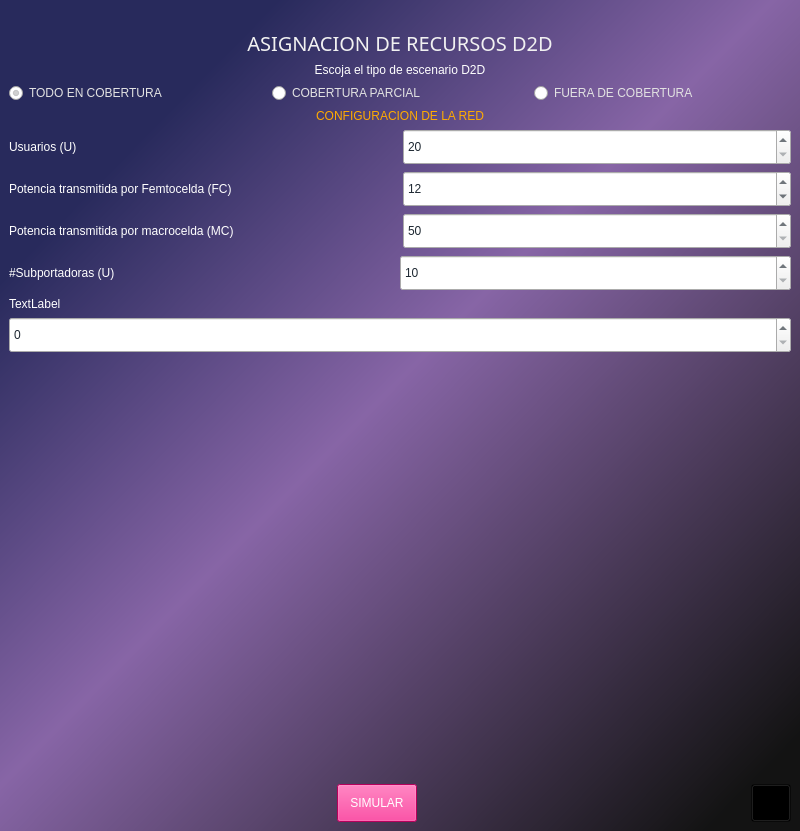
<?xml version="1.0" encoding="UTF-8"?>
<ui version="4.0">
 <class>MainWindow</class>
 <widget class="QMainWindow" name="MainWindow">
  <property name="geometry">
   <rect>
    <x>0</x>
    <y>0</y>
    <width>800</width>
    <height>831</height>
   </rect>
  </property>
  <property name="maximumSize">
   <size>
    <width>16777215</width>
    <height>16777215</height>
   </size>
  </property>
  <property name="windowTitle">
   <string>MainWindow</string>
  </property>
  <property name="styleSheet">
   <string notr="true"> #MainWindow{
font: 15pt &quot;Franklin Gothic Medium&quot;;
background-color: rgb(85, 85, 127);
}
/*
background-color: qlineargradient(spread:pad, x1:0, y1:0, x2:0.931, y2:0.951087, stop:0.0788177 rgba(43, 176, 167, 255), stop:0.586207 rgba(55, 80, 132, 255), stop:0.970443 rgba(19, 19, 19, 255));
*/
#centralwidget {
background-color: qlineargradient(spread:pad, x1:0, y1:0, x2:0.931, y2:0.951087, stop:0.182266 rgba(40, 42, 92, 255), stop:0.507389 rgba(135, 101, 166, 255), stop:1 rgba(19, 19, 19, 255));
}
QLabel {
color: rgb(255, 255, 255);
}

/* Titulo */
#title {
color: rgb(241, 241, 241);
}
/*Etiiquetas*/

QLabel {
font: 15pt &quot;Franklin Gothic Medium&quot;;
}
#labelData{
color: rgb(255, 170, 0);
}
/* Radio buttons*/
QRadioButton {
font: 11pt &quot;Franklin Gothic Medium&quot;;
color: rgb(226, 226, 226);
}
/*Emtradas*/
QSpinBox {
height: 30px;
color: rgb(30,40,50);
font: 20pt &quot;Franklin Gothic Medium&quot;;

}

/**/
QPushButton {
height:30px;
font: 15pt &quot;Franklin Gothic Medium&quot;;
	background-color: rgb(255, 0, 127);
	color: rgb(255, 255, 255);
}
#playBtn {
background:transparent;
}</string>
  </property>
  <property name="iconSize">
   <size>
    <width>50</width>
    <height>50</height>
   </size>
  </property>
  <widget class="QWidget" name="centralwidget">
   <layout class="QVBoxLayout" name="verticalLayout_2" stretch="0,0,0,1,1,0,0,0,0,0,1,0">
    <item>
     <spacer name="verticalSpacer_2">
      <property name="orientation">
       <enum>Qt::Vertical</enum>
      </property>
      <property name="sizeHint" stdset="0">
       <size>
        <width>20</width>
        <height>40</height>
       </size>
      </property>
     </spacer>
    </item>
    <item>
     <widget class="QLabel" name="image">
      <property name="maximumSize">
       <size>
        <width>3000</width>
        <height>200</height>
       </size>
      </property>
      <property name="pixmap">
       <pixmap>../../avance5/asset/antena-radio.jpg</pixmap>
      </property>
      <property name="scaledContents">
       <bool>true</bool>
      </property>
     </widget>
    </item>
    <item>
     <widget class="QLabel" name="title">
      <property name="sizeIncrement">
       <size>
        <width>0</width>
        <height>0</height>
       </size>
      </property>
      <property name="font">
       <font>
        <family>Franklin Gothic Medium</family>
        <pointsize>15</pointsize>
        <weight>50</weight>
        <italic>false</italic>
        <bold>false</bold>
       </font>
      </property>
      <property name="text">
       <string>ASIGNACION DE RECURSOS D2D</string>
      </property>
      <property name="alignment">
       <set>Qt::AlignCenter</set>
      </property>
     </widget>
    </item>
    <item>
     <widget class="QLabel" name="label_2">
      <property name="text">
       <string>Escoja el tipo de escenario D2D</string>
      </property>
      <property name="alignment">
       <set>Qt::AlignCenter</set>
      </property>
     </widget>
    </item>
    <item>
     <layout class="QHBoxLayout" name="horizontalLayout_6">
      <item>
       <widget class="QRadioButton" name="selector1">
        <property name="text">
         <string>TODO EN COBERTURA</string>
        </property>
        <property name="checkable">
         <bool>true</bool>
        </property>
        <property name="checked">
         <bool>true</bool>
        </property>
       </widget>
      </item>
      <item>
       <widget class="QRadioButton" name="selector2">
        <property name="text">
         <string>COBERTURA PARCIAL</string>
        </property>
       </widget>
      </item>
      <item>
       <widget class="QRadioButton" name="selector3">
        <property name="text">
         <string>FUERA DE COBERTURA</string>
        </property>
       </widget>
      </item>
     </layout>
    </item>
    <item>
     <widget class="QLabel" name="labelData">
      <property name="text">
       <string>CONFIGURACION DE LA RED</string>
      </property>
      <property name="alignment">
       <set>Qt::AlignCenter</set>
      </property>
     </widget>
    </item>
    <item>
     <layout class="QVBoxLayout" name="verticalLayout">
      <item>
       <layout class="QHBoxLayout" name="horizontalLayout">
        <item>
         <widget class="QLabel" name="label_8">
          <property name="text">
           <string>Usuarios (U)</string>
          </property>
         </widget>
        </item>
        <item>
         <widget class="QSpinBox" name="users">
          <property name="minimum">
           <number>20</number>
          </property>
          <property name="maximum">
           <number>1000</number>
          </property>
         </widget>
        </item>
       </layout>
      </item>
      <item>
       <layout class="QHBoxLayout" name="horizontalLayout_2">
        <item>
         <widget class="QLabel" name="label_10">
          <property name="text">
           <string>Potencia transmitida por Femtocelda (FC)</string>
          </property>
         </widget>
        </item>
        <item>
         <widget class="QSpinBox" name="femtocells">
          <property name="minimum">
           <number>1</number>
          </property>
          <property name="maximum">
           <number>30</number>
          </property>
          <property name="value">
           <number>12</number>
          </property>
         </widget>
        </item>
       </layout>
      </item>
      <item>
       <layout class="QHBoxLayout" name="horizontalLayout_3">
        <item>
         <widget class="QLabel" name="label_11">
          <property name="text">
           <string>Potencia transmitida por macrocelda (MC)</string>
          </property>
         </widget>
        </item>
        <item>
         <widget class="QSpinBox" name="radioFC">
          <property name="minimum">
           <number>50</number>
          </property>
          <property name="maximum">
           <number>500</number>
          </property>
         </widget>
        </item>
       </layout>
      </item>
      <item>
       <layout class="QHBoxLayout" name="horizontalLayout_5">
        <property name="spacing">
         <number>0</number>
        </property>
        <item>
         <widget class="QLabel" name="label_13">
          <property name="text">
           <string>#Subportadoras (U)</string>
          </property>
         </widget>
        </item>
        <item>
         <widget class="QSpinBox" name="subCarriers">
          <property name="minimum">
           <number>10</number>
          </property>
         </widget>
        </item>
       </layout>
      </item>
     </layout>
    </item>
    <item>
     <widget class="QLabel" name="label">
      <property name="text">
       <string>TextLabel</string>
      </property>
     </widget>
    </item>
    <item>
     <widget class="QSpinBox" name="spinBox"/>
    </item>
    <item>
     <spacer name="verticalSpacer_3">
      <property name="orientation">
       <enum>Qt::Vertical</enum>
      </property>
      <property name="sizeHint" stdset="0">
       <size>
        <width>30</width>
        <height>500</height>
       </size>
      </property>
     </spacer>
    </item>
    <item>
     <layout class="QHBoxLayout" name="horizontalLayout_7">
      <item>
       <spacer name="horizontalSpacer">
        <property name="orientation">
         <enum>Qt::Horizontal</enum>
        </property>
        <property name="sizeHint" stdset="0">
         <size>
          <width>40</width>
          <height>20</height>
         </size>
        </property>
       </spacer>
      </item>
      <item>
       <widget class="QPushButton" name="simulBtn">
        <property name="text">
         <string>SIMULAR</string>
        </property>
       </widget>
      </item>
      <item>
       <spacer name="horizontalSpacer_2">
        <property name="orientation">
         <enum>Qt::Horizontal</enum>
        </property>
        <property name="sizeHint" stdset="0">
         <size>
          <width>40</width>
          <height>20</height>
         </size>
        </property>
       </spacer>
      </item>
      <item>
       <widget class="QPushButton" name="playBtn">
        <property name="text">
         <string/>
        </property>
        <property name="icon">
         <iconset>
          <normaloff>../../avance5/asset/pause.png</normaloff>
          <normalon>../../avance5/asset/play.png</normalon>../../avance5/asset/pause.png</iconset>
        </property>
        <property name="checkable">
         <bool>true</bool>
        </property>
       </widget>
      </item>
     </layout>
    </item>
    <item>
     <spacer name="verticalSpacer">
      <property name="orientation">
       <enum>Qt::Vertical</enum>
      </property>
      <property name="sizeHint" stdset="0">
       <size>
        <width>20</width>
        <height>40</height>
       </size>
      </property>
     </spacer>
    </item>
   </layout>
  </widget>
 </widget>
 <resources/>
 <connections/>
</ui>
